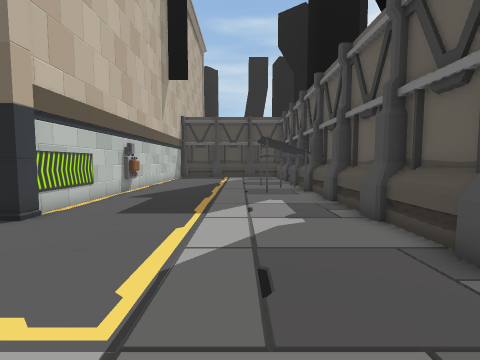
view 1 (above)

17 first-person views from a walk through a 3-D level made in the Unity game engine. The camera is 1.5 m above the floor, tilts 4° down and sees 85° across. Doors are open. The floor is counted in squares, 1 m on a side. Each view is taken from the middle of a square. On the plan, view 1 faces up. The plan holds only what a view shows up to about 14 squares ahead; the rest is blank. The place goes on beyond the plan. The player is left out.

view 2
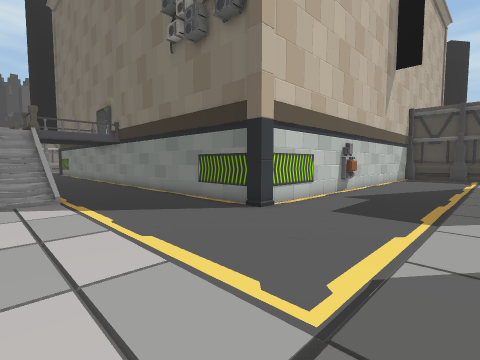

view 3
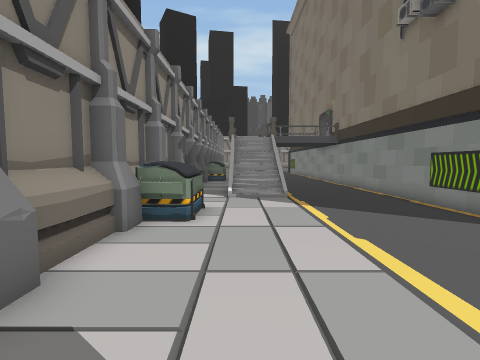

view 4
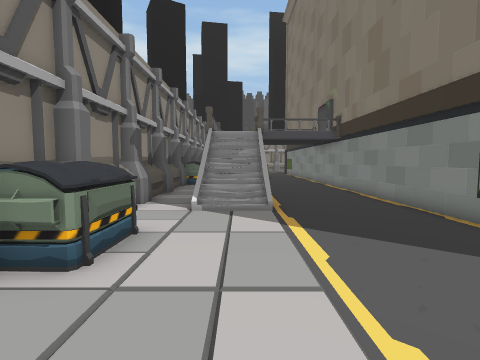

view 5
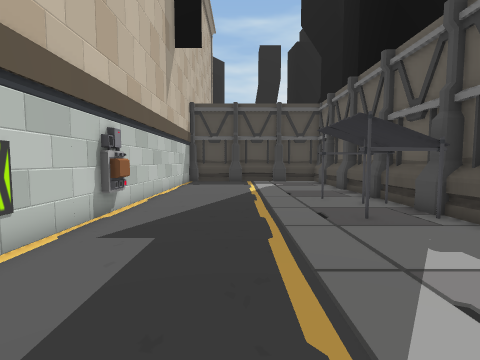

view 6
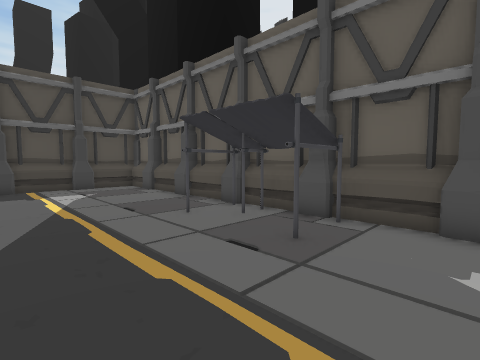

view 7
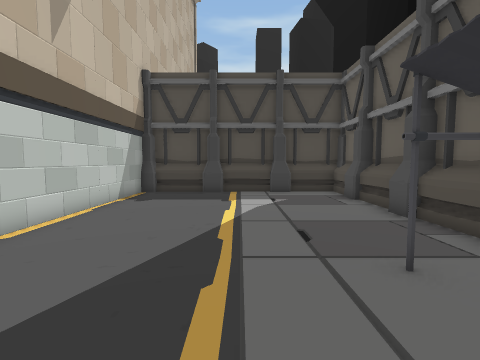

view 8
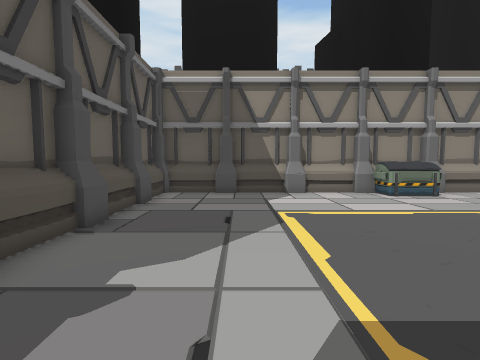

view 9
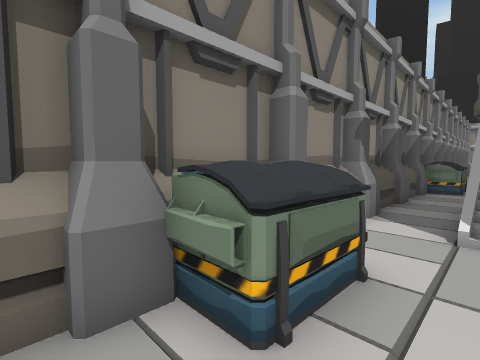

view 10
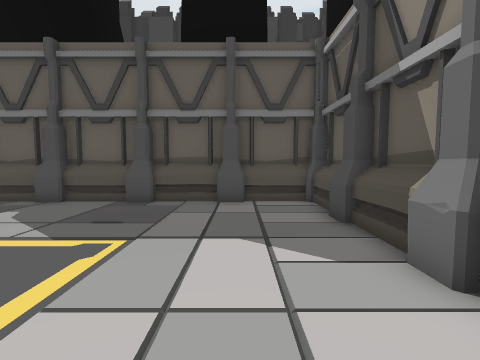

view 11
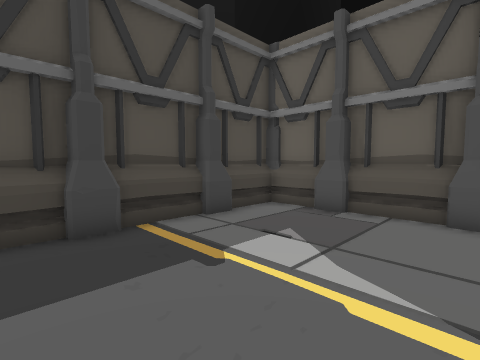

view 12
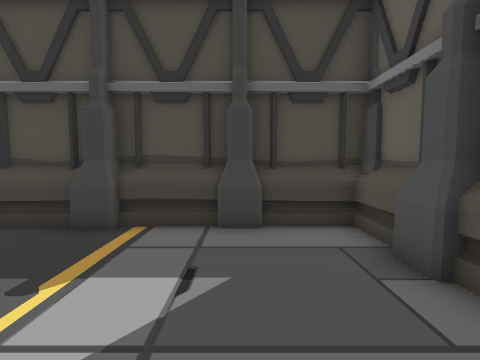

view 13
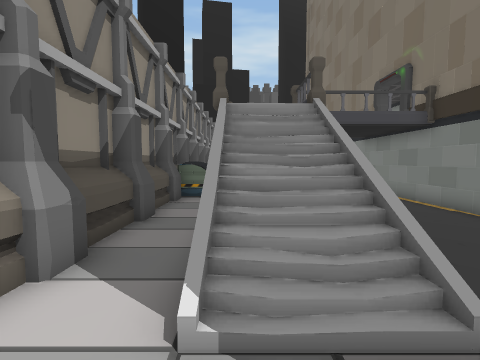

view 14
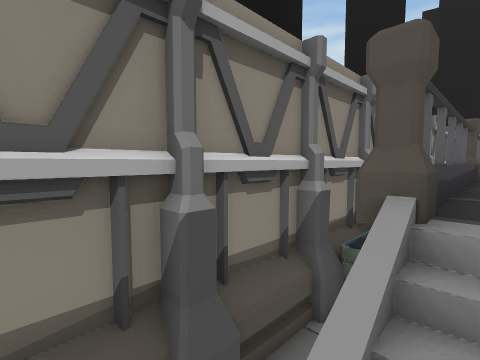

view 15
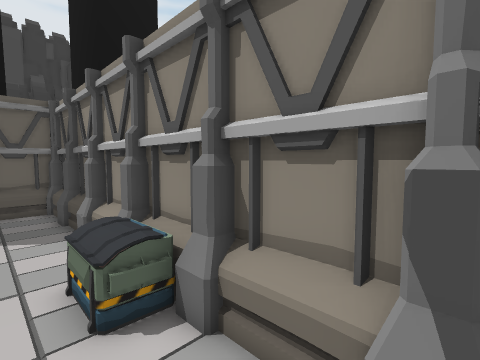

view 16
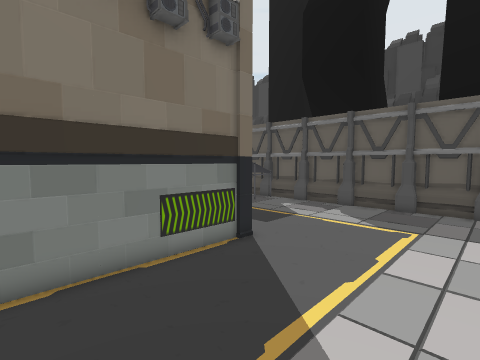

view 17
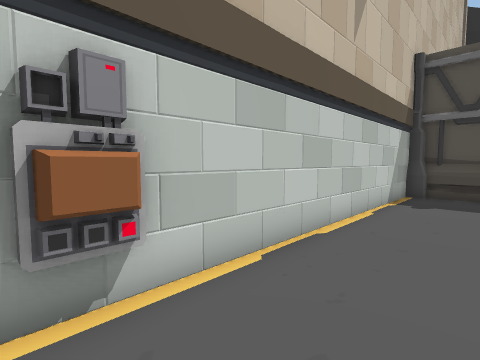

### Floor plan
Key: @ floor where view 1 was taken; # wall or solid block; x gap in a wall; . floor; / step, stairs or slope; D open door; ^ raised ledge; v drop or lower ground; P pillar; O other object.
Columns run from 22 left of view 1 to 4 right of it. Each row starts with its distance up from view 1.
 27                 ##^##^###^#
 26                 ###########
 25                 #.........#
 24                 #.........#
 23                 #.........#
 22                 #.........#
 21                 #.........#
 20                 #.........#
 19                 #.........#
 18                 #.........#
 17                 #.........#
 16                 #.........#
 15                 #.......Ox^
 14                 #.........#
 13                 #.........#
 12                 #.........#
 11                 #.........#
 10                 #.........#
  9                 #.........#
  8                 O.........#
  7 DDD#############P.........#
  6    .......................#
  5      .....................#
  4      .....................#
  3      .....................#
  2       O/////..............#
  1       //////..............#
  0       O/////..........@...#
 -1 OOO...xvvvv/..OOO........ ^
 -2 OOO#..xvvv#  OOOO  .####. #
 -3 #^#########^##^###^##^#####

Where each view was taken, in squares from view 1:
view 1: 0 up, 0 right, facing up
view 2: 0 up, 0 right, facing up-left
view 3: 0 up, 0 right, facing left
view 4: 1 up, 3 left, facing left
view 5: 6 up, 2 left, facing up
view 6: 10 up, 3 left, facing up-right
view 7: 13 up, 1 left, facing up
view 8: 10 up, 0 right, facing down
view 9: 0 up, 5 left, facing down-left
view 10: 0 up, 6 left, facing right
view 11: 20 up, 4 left, facing up-right
view 12: 20 up, 1 right, facing up
view 13: 0 up, 9 left, facing left
view 14: 0 up, 14 left, facing down-left
view 15: 0 up, 13 left, facing down-right
view 16: 0 up, 13 left, facing up-right
view 17: 13 up, 3 left, facing up-left
